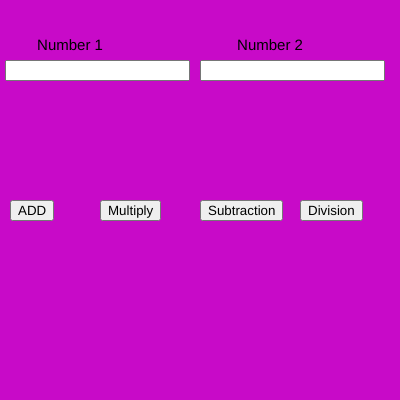
Frame 1 (no input)
Frame 60 (no input): identical to frame 1, image omitted
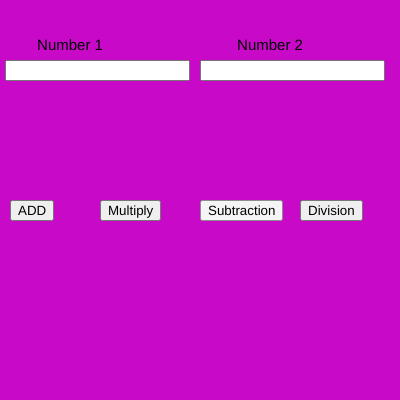
Frame 120 (the mouse pressed at the canvas centre since frame 60)

The p5.js sketch that drew these frames (run headless with seeded random() and noise() and a simulated clock; from frame 60 on, the mouse is pressed at the canvas centre):

// p5.js sketch
// ── sketch.js
var n1,n2;
var b1,b2,b3,b4;

function setup() {
  
  createCanvas(400, 400);
  
  num1 = createInput();
  num1.position(5, 60);
  
  num2 = createInput();
  num2.position(200, 60);
  
  b1 = createButton("ADD");
  b1.position(10, 200);
  b1.mousePressed(add);
  
  b2 = createButton("Multiply");
  b2.position(100, 200);
  b2.mousePressed(mul);

  b3 = createButton("Subtraction");
  b3.position(200,200);
  b3.mousePressed(sub);
  
  b4 = createButton("Division");
  b4.position(300,200);
  b4.mousePressed(div);


  textAlign(CENTER);
  textSize(15);
}

function draw() {
  background(200,10,200)
  text("Number 1",70,50)
  text("Number 2",270,50)

  n1 = parseInt(num1.value())
  n2 = parseInt(num2.value())
}

function add (){
  console.log(n1 + n2)
}

function mul (){
  console.log(n1 * n2)
}

function sub (){
  console.log(n1 - n2)
}

function div (){
  console.log(n1 / n2)
}
